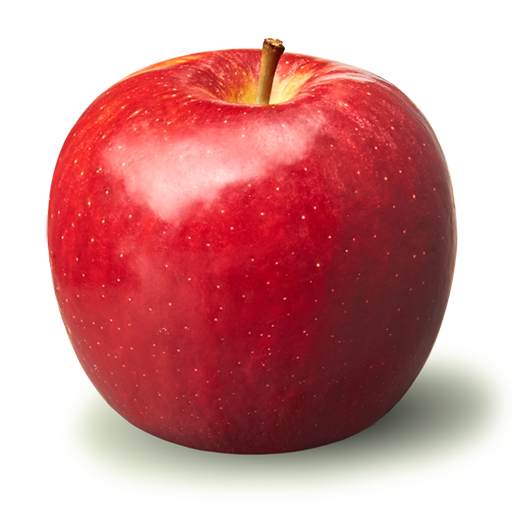
#> input picture apple.png, 512 x 512 px
$ python 'c4_02 thresholding image.py'
#> lines starting #> are read from the running program, lines starting #| are printed output that depends on the picture; after the words box and inside, x2 and y2 are one past the last pixel; in counts of white or black regions, pixels touching at a corner belong together
import cv2

# Reading the image
image = cv2.imread('apple.png',cv2.IMREAD_GRAYSCALE)
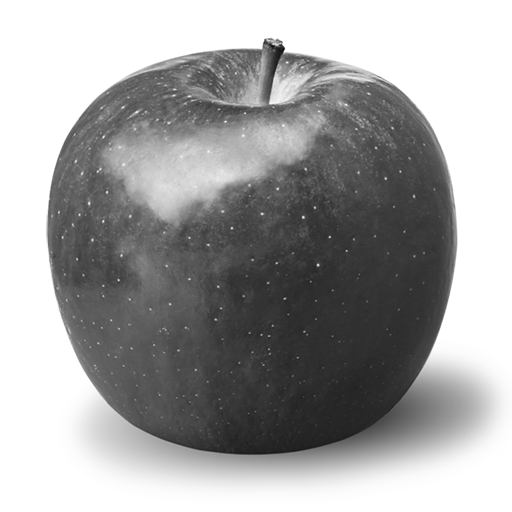
#> image: shape (512, 512); min 8, max 255, mean 162.8

# Showing the image
cv2.imshow('Original', image)

# Applying the threshold
ret,thresh1 = cv2.threshold(image,127,255,cv2.THRESH_BINARY)
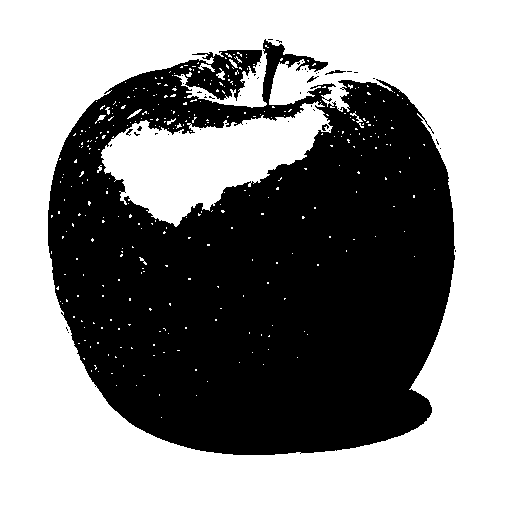
#> thresh1: shape (512, 512); 55.3% white; 45 black regions (40 under 20 px), largest, box (x1, y1, x2, y2) and area: (48, 39, 455, 455) 116882, (325, 70, 346, 75) 42, (307, 76, 319, 83) 29, (322, 124, 329, 131) 28, (126, 129, 133, 136) 20
cv2.imshow('THRESH_BINARY', thresh1)

ret,thresh2 = cv2.threshold(image,127,255,cv2.THRESH_BINARY_INV)
cv2.imshow('THRESH_BINARY_INV', thresh2)

ret,thresh3 = cv2.threshold(image,127,255,cv2.THRESH_TRUNC)
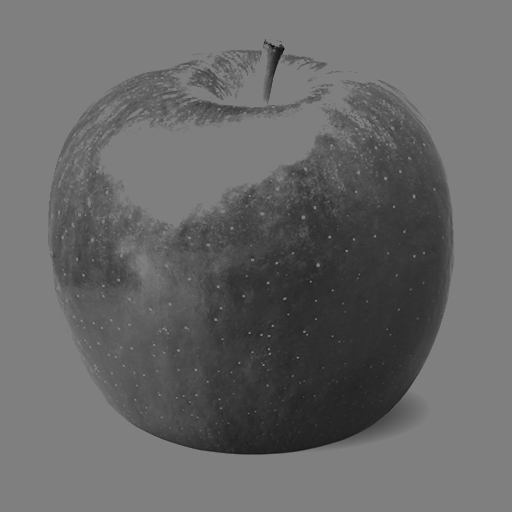
#> thresh3: shape (512, 512); min 8, max 127, mean 103.8
cv2.imshow('THRESH_TRUNC', thresh3)

ret,thresh4 = cv2.threshold(image,127,255,cv2.THRESH_TOZERO)
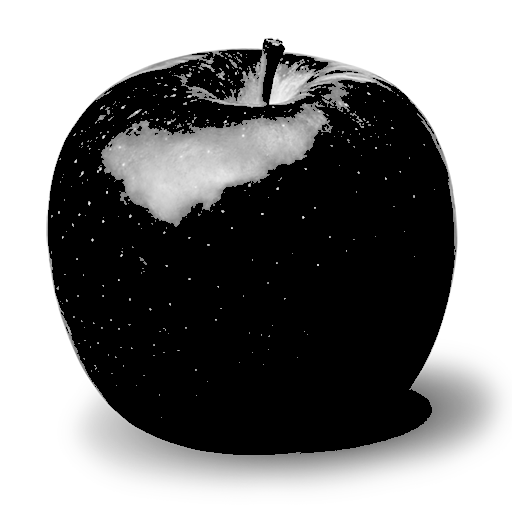
#> thresh4: shape (512, 512); min 0, max 255, mean 129.3
cv2.imshow('THRESH_TOZERO', thresh4)

ret,thresh5 = cv2.threshold(image,127,255,cv2.THRESH_TOZERO_INV)
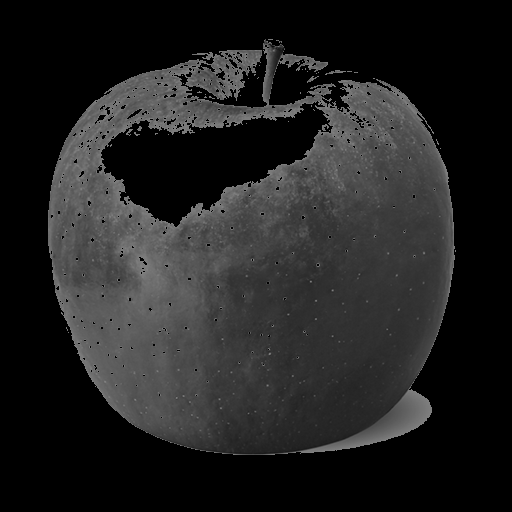
#> thresh5: shape (512, 512); min 0, max 127, mean 33.5
cv2.imshow('THRESH_TOZERO_INV', thresh5)

cv2.waitKey()
cv2.destroyAllWindows()

$ run again, with coins.png copied over apple.png
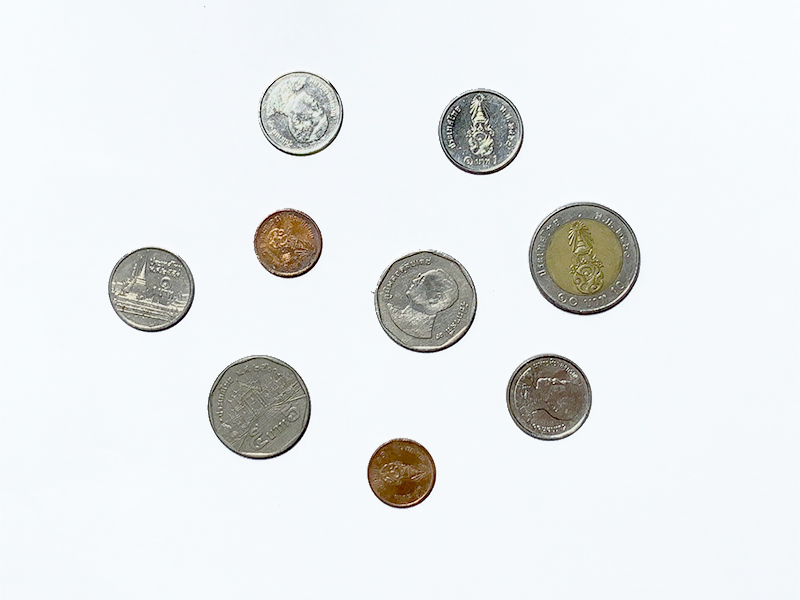
#> input picture coins.png, 800 x 600 px
#> `ret,thresh1 = cv2.threshold(image,127,255,cv2.THRESH_BINARY)`:
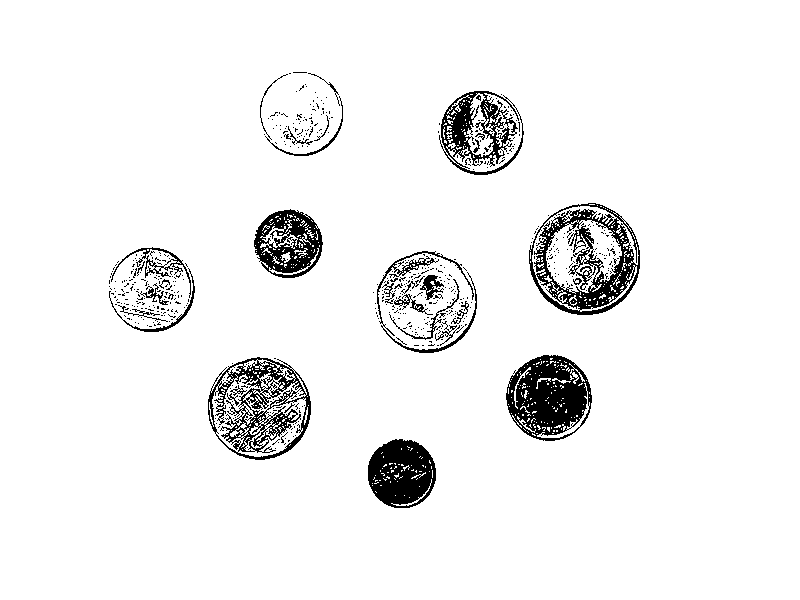
#> thresh1: shape (600, 800); 94.2% white; 566 black regions (533 under 20 px), largest, box (x1, y1, x2, y2) and area: (529, 203, 640, 315) 4719, (506, 355, 592, 441) 4696, (208, 357, 311, 460) 4002
#> `ret,thresh5 = cv2.threshold(image,127,255,cv2.THRESH_TOZERO_INV)`:
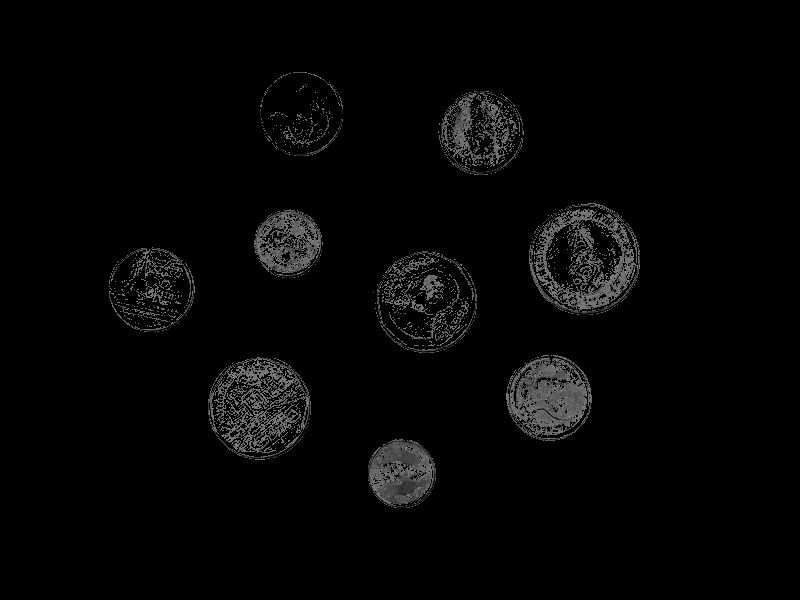
#> thresh5: shape (600, 800); min 0, max 127, mean 5.4

$ run again, with family.jpg saved as apple.png
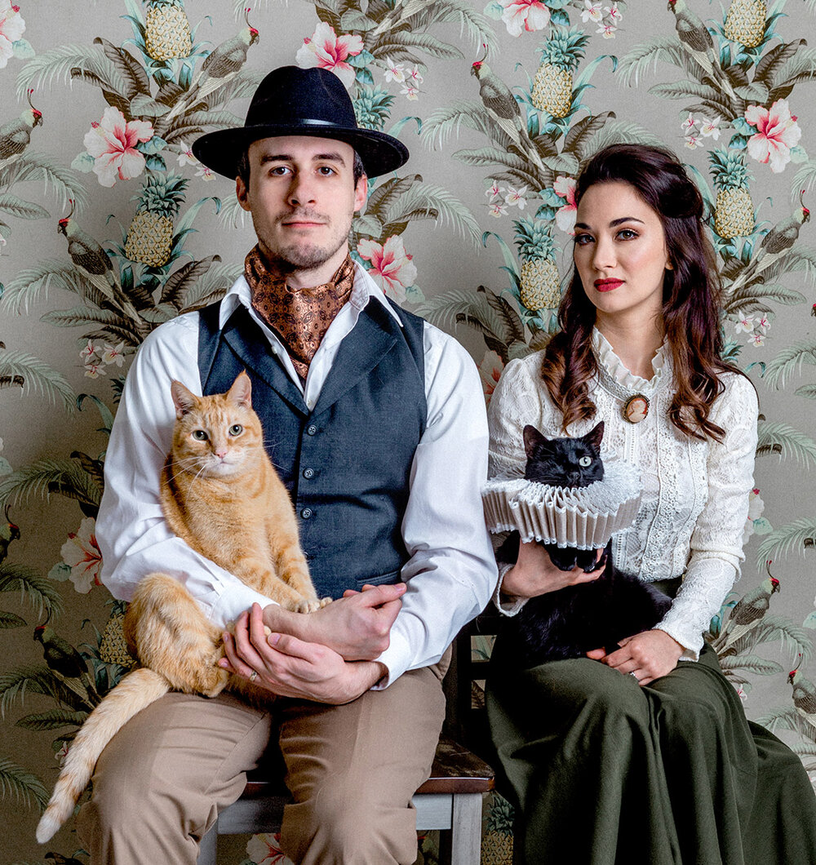
#> input picture family.jpg, 816 x 865 px, shrunk from 1000 x 1060 before the run
#> `ret,thresh1 = cv2.threshold(image,127,255,cv2.THRESH_BINARY)`:
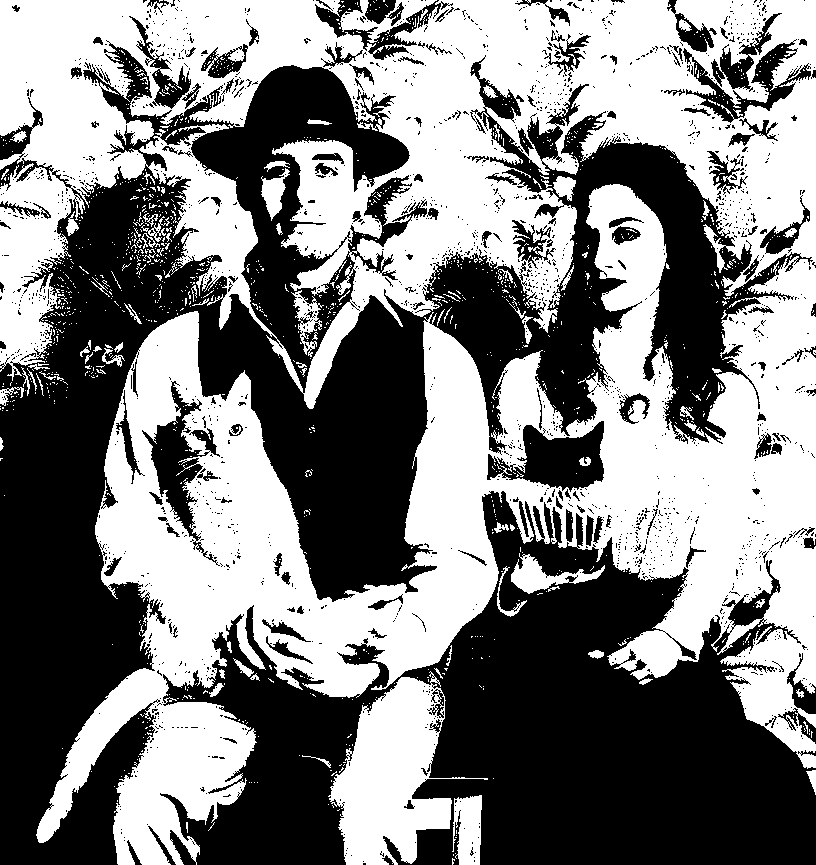
#> thresh1: shape (865, 816); 50.6% white; 1811 black regions (1656 under 20 px), largest, box (x1, y1, x2, y2) and area: (0, 40, 813, 865) 192974, (160, 491, 816, 865) 119362, (487, 421, 604, 492) 4445
#> `ret,thresh5 = cv2.threshold(image,127,255,cv2.THRESH_TOZERO_INV)`:
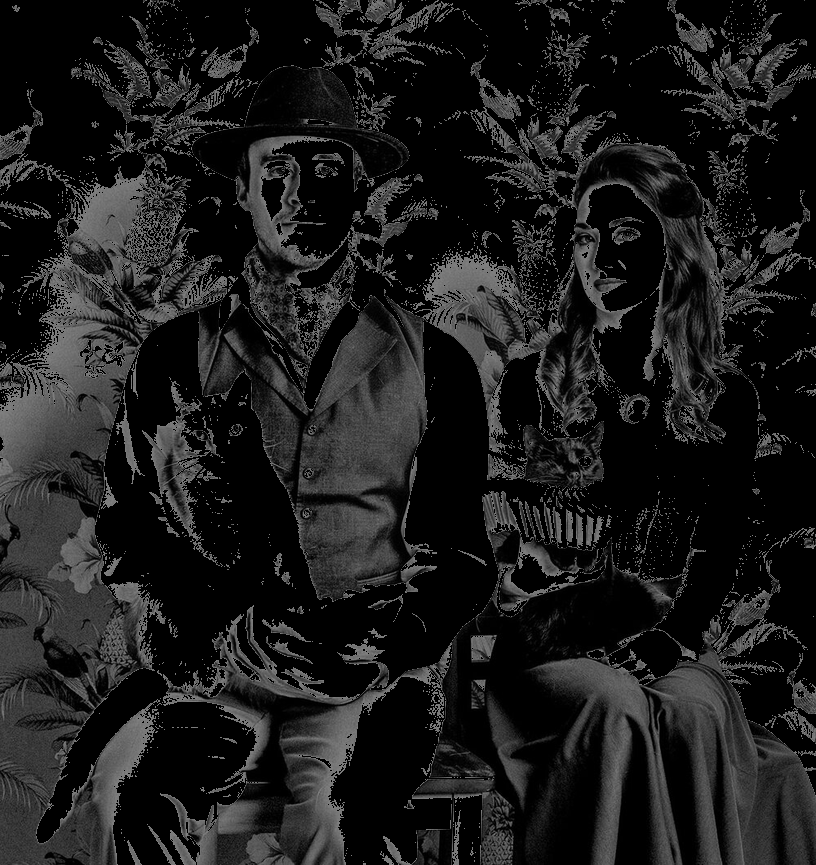
#> thresh5: shape (865, 816); min 0, max 127, mean 28.3
